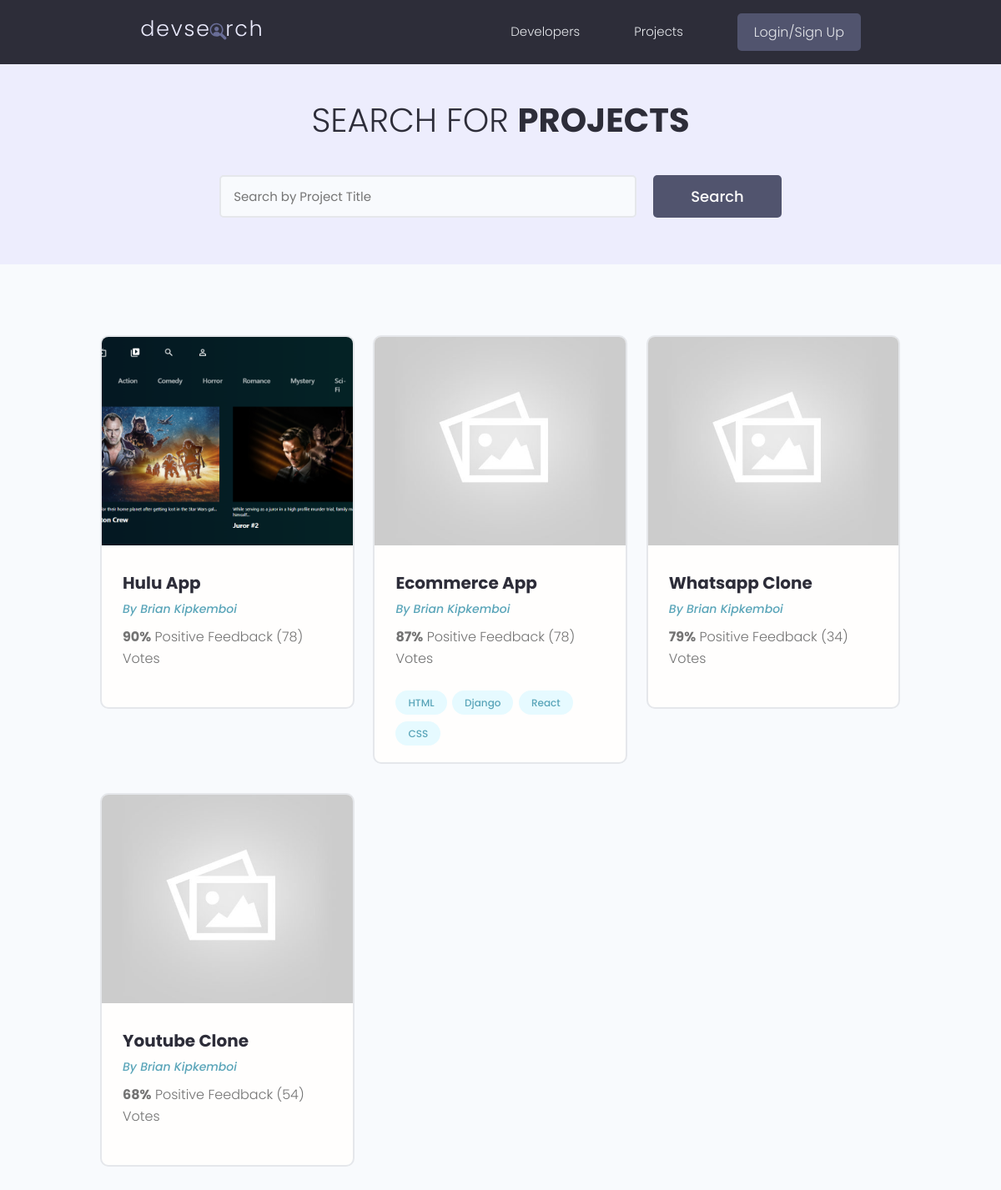
/projects/, run on the app's committed database.
### projects/models.py (models this page shows, shortened)
class Project(models.Model):
    owner = models.ForeignKey(
        Profile, null=True, blank=True, on_delete=models.CASCADE)
    title = models.CharField(max_length=200)
    description = models.TextField(null=True, blank=True)
    featured_image = models.ImageField(
        null=True, blank=True, default="default.jpg")
    demo_link = models.CharField(max_length=2000, null=True, blank=True)
    source_link = models.CharField(max_length=2000, null=True, blank=True)
    tags = models.ManyToManyField('Tag', blank=True)
    vote_total = models.IntegerField(default=0, null=True, blank=True)
    vote_ratio = models.IntegerField(default=0, null=True, blank=True)
    created = models.DateTimeField(auto_now_add=True)
    id = models.UUIDField(default=uuid.uuid4, unique=True,
                          primary_key=True, editable=False)
    class Meta:
        ordering = ['-vote_ratio', '-vote_total', 'title']

class Tag(models.Model):
    name = models.CharField(max_length=200)
    created = models.DateTimeField(auto_now_add=True)
    id = models.UUIDField(default=uuid.uuid4, unique=True,
                          primary_key=True, editable=False)
    def __str__(self):
        return self.name

### users/models.py (models this page shows, shortened)
class Profile(models.Model):
    user = models.OneToOneField(
        User, on_delete=models.CASCADE, null=True, blank=True)
    name = models.CharField(max_length=200, blank=True, null=True)
    email = models.EmailField(max_length=500, blank=True, null=True)
    username = models.CharField(max_length=200, blank=True, null=True)
    location = models.CharField(max_length=200, blank=True, null=True)
    short_intro = models.CharField(max_length=200, blank=True, null=True)
    bio = models.TextField(blank=True, null=True)
    profile_image = models.ImageField(
        null=True, blank=True, upload_to='profiles/', default="profiles/user-default.png")
    social_github = models.CharField(max_length=200, blank=True, null=True)
    social_twitter = models.CharField(max_length=200, blank=True, null=True)
    social_linkedin = models.CharField(max_length=200, blank=True, null=True)
    social_youtube = models.CharField(max_length=200, blank=True, null=True)
    social_website = models.CharField(max_length=200, blank=True, null=True)
    created = models.DateTimeField(auto_now_add=True)
    id = models.UUIDField(default=uuid.uuid4, unique=True,
                          primary_key=True, editable=False)
    class Meta:
        ordering = ['created']

### projects/views.py (the view)
# urls.py: path('projects/', views.getProjects),
def projects(request):
    projects, search_query = searchProjects(request)
    custom_range, projects = paginateProjects(request, projects, 6)
    context = {'projects': projects,
               'search_query': search_query, 'custom_range': custom_range}
    return render(request, 'projects/projects.html', context)

### projects/utils.py (called while the page is built)
def paginateProjects(request, projects, results):
    page = request.GET.get('page')
    paginator = Paginator(projects, results)
    try:
        projects = paginator.page(page)
    except PageNotAnInteger:
        page = 1
        projects = paginator.page(page)
    except EmptyPage:
        page = paginator.num_pages
        projects = paginator.page(page)
    leftIndex = (int(page) - 4)
    if leftIndex < 1:
        leftIndex = 1
    rightIndex = (int(page) + 5)
    if rightIndex > paginator.num_pages:
        rightIndex = paginator.num_pages + 1
    custom_range = range(leftIndex, rightIndex)
    return custom_range, projects

def searchProjects(request):
    search_query = ''
    if request.GET.get('search_query'):
        search_query = request.GET.get('search_query')
    tags = Tag.objects.filter(name__icontains=search_query)
    projects = Project.objects.distinct().filter(
        Q(title__icontains=search_query) |
        Q(description__icontains=search_query) |
        Q(owner__name__icontains=search_query) |
        Q(tags__in=tags)
    )
    return projects, search_query

### projects/templates/projects/projects.html (shortened to what this page needs)
{% extends 'main.html' %}
{% block content %}
<main class="projects">
    <section class="hero-section text-center">
        <div class="container container--narrow">
            <div class="hero-section__box">
                <h2>Search for <span>Projects</span></h2>
            </div>
            <div class="hero-section__search">
                <form id='searchForm' class="form" action="{% url 'projects' %}" method="get">
                    <div class="form__field">
                        <input class="input input--text" id="formInput#search" type="text" name="search_query"
                            placeholder="Search by Project Title" value="{{search_query}}" />
                    </div>
                    <input class="btn btn--sub btn--lg" type="submit" value="Search" />
                </form>
            </div>
        </div>
    </section>
    <section class="projectsList">
        <div class="container">
            <div class="grid grid--three">
                {% for project in projects %}
                <div class="column">
                    <div class="card project">
                        <a href="{% url 'project' project.id %}" class="project">
                            <img class="project__thumbnail" src="{{project.featured_image.url}}" alt="project thumbnail" />
                            <div class="card__body">
                                <h3 class="project__title">{{project.title}}</h3>
                                <p><a class="project__author" href="{% url 'project' project.owner.id %}">By
                                        {{project.owner.name}}</a>
                                </p>
                                <p class="project--rating">
                                    <span style="font-weight: bold;">{{project.vote_ratio}}%</span> Positive
                                    Feedback ({{project.vote_total}}) Vote{{project.vote_total|pluralize:"s"}}
                                </p>
                                <div class="project__tags">
                                    {% for tag in project.tags.all %}
                                    <span class="tag tag--pill tag--main">
                                        <small>{{tag}}</small>
                                    </span>
                                    {% endfor %}
                                </div>
                            </div>
                        </a>
                    </div>
                </div>
                {% endfor %}
            </div>
        </div>
    </section>
</main>
{% endblock %}

### static/styles/app.css (style rules this page uses)
:root { --color-sub: #2d2d39; }
.btn--sub { background-color: var(--color-sub-light); }
.card { border: 2px solid var(--color-light); }
img { width: 100%; }
.hero-section { height: 40vh; display: flex; align-items: center; background-color: var(--color-sub); }
.hero-section__box { margin-bottom: 4rem; }
.hero-section__box > h2, .hero-section__box > h2 > span { font-size: 4rem; color: var(--color-light); line-height: 1.3; text-transform: uppercase; }
.hero-section__box > h2 { font-weight: 300; }
.hero-section__box > h2 > span { font-weight: 700; }
.hero-section__search > .form { display: flex; align-items: center; justify-content: center; gap: 2rem; }
.hero-section__search > .form input.input--text { width: 50rem; }
.project__author { font-size: 1.4rem; font-style: italic; }
.project--rating { margin-bottom: 1.6em; margin-top: .5em; }
.projects > .hero-section { background: var(--color-sub-lighter); height: 30vh; }
.projects .hero-section__box { margin-bottom: 2.5rem; }
.projects .hero-section__box > h2 { color: var(--color-sub); }
.projects .hero-section__box > h2 > span { font-weight: 700; color: var(--color-sub); }
.projectsList { margin-top: 8rem; }
.project__thumbnail { height: 25rem; object-fit: cover; object-position: top center; }
.project__title { font-size: 2rem; font-weight: 700; color: var(--color-sub); }

### static/uikit/styles/modules/_variables.css (style rules this page uses)
:root { --color-main: #5aa5b9; --color-main-light: #e6faff; --color-sub: #3f4156; --color-sub-light: #51546e; --color-sub-lighter: #ededfd; --color-text: #737373; --color-gray: #8b8b8b; --color-light: #e5e7eb; --color-light-gray: #767676; --color-bg: #f8fafd; --color-white: #fffefd; --color-white-light: #f3f3f3; --color-success: #359e64; --color-success-bg: #def8e8; --color-error: #fc4b0b; --color-error-bg: #fff2ee; --font-base: 'Poppins', arial, helvetica, 'Segoe UI', roboto, ubuntu, sans-serif; --font-monospace: 'Fira Code', 'Courier New', courier, monospace; --font-regular: 300; --font-medium: 500; --font-bold: 700; --generic-shadow: 1px 1px 5px #00000010; --generic-transition: all 0.3s ease-in-out; }

### static/uikit/styles/modules/_base.css (style rules this page uses)
* { margin: 0; padding: 0; box-sizing: border-box; text-rendering: optimizeLegibility; color: inherit; font-size: inherit; }
html { font-size: 50%; }
@media only screen and (min-width: 480px) { html { font-size: 56.25%; } }
@media only screen and (min-width: 1200px) { html { font-size: 62.5%; } }
body { line-height: 1.6; font-weight: 400; font-size: 1.5rem; color: var(--color-text); background-color: var(--color-bg); min-height: 100vh; }

### static/uikit/styles/modules/_typography.css (style rules this page uses)
* { font-family: var(--font-base); }
h2 { font-size: 3.6rem; font-weight: var(--font-bold); }
h3 { font-size: 3.2rem; font-weight: var(--font-medium); }
p, span, strong { font-size: 1.6rem; color: var(--color-text); font-weight: var(--font-regular); }
a { padding-bottom: 2px; text-decoration: none; display: inline-block; color: var(--color-main); font-weight: var(--font-medium); }

### static/uikit/styles/modules/_utilities.css (style rules this page uses)
.container { width: 92%; max-width: 165rem; margin: 0 auto; box-sizing: border-box; }
.container--narrow { width: 92%; max-width: 120rem; }
@media screen and (min-width: 1000px) { .container { width: 90%; } }
@media screen and (min-width: 1000px) { .container--narrow { width: 85%; } }
@media screen and (min-width: 1200px) { .container { width: 80%; } }
@media screen and (min-width: 1200px) { .container--narrow { width: 72%; } }
.text-center { text-align: center; }

### static/uikit/styles/modules/_button.css (style rules this page uses)
.btn { display: inline-block; position: relative; cursor: pointer; background-color: var(--color-light); font-weight: var(--font-medium); color: var(--color-sub); text-decoration: none; padding: 1rem 2rem; border-radius: 0.5rem; border: none; width: -webkit-fit-content; width: -moz-fit-content; width: fit-content; height: -webkit-fit-content; height: -moz-fit-content; height: fit-content; font-size: 1.6rem; outline-width: 0; outline-color: transparent; -webkit-backface-visibility: hidden; backface-visibility: hidden; transition: all 0.3s ease-in-out; }
.btn--sub { background-color: var(--color-sub); color: var(--color-white); }
.btn--lg { font-size: 1.8rem; padding: 1.2rem 4.5rem; }

### static/uikit/styles/modules/_card.css (style rules this page uses)
.card { border-radius: 1rem; background-color: var(--color-white); border: 1.5px solid var(--color-light); width: auto; height: auto; margin-top: 0.5rem; margin-bottom: 0.5rem; overflow: hidden; }
.card__body, .card__header { padding: 2rem 2.5rem; }

### data on the page
Project: featured_image (picture), title "Hulu App", owner.name "Brian Kipkemboi", vote_ratio "90", vote_total "78"
Project: featured_image (placeholder picture), title "Ecommerce App", owner.name "Brian Kipkemboi", vote_ratio "87", vote_total "78"
Tag: name "HTML"
Tag: name "Django"
Tag: name "React"
Tag: name "CSS"
Project: featured_image (placeholder picture), title "Whatsapp Clone", owner.name "Brian Kipkemboi", vote_ratio "79", vote_total "34"
Project: featured_image (placeholder picture), title "Youtube Clone", owner.name "Brian Kipkemboi", vote_ratio "68", vote_total "54"
